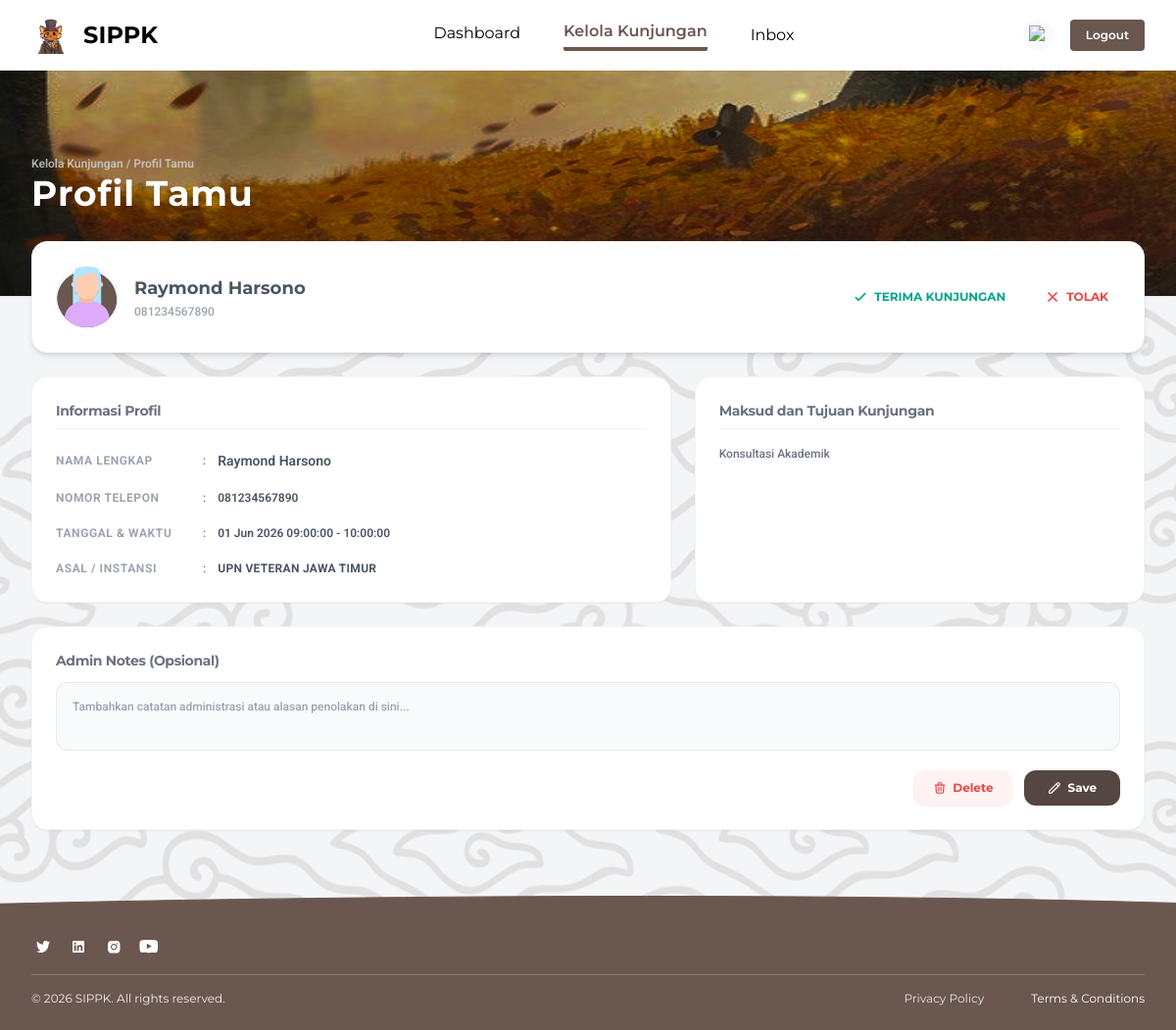
The app's page /detailkunjungan.php?id=1 with its own data.
### tables this page shows
CREATE TABLE IF NOT EXISTS kunjungan (
    id INT UNSIGNED AUTO_INCREMENT PRIMARY KEY,
    nama_pengunjung VARCHAR(100) NOT NULL,
    no_telp VARCHAR(20) NOT NULL,
    instansi VARCHAR(150),
    keperluan VARCHAR(100) NOT NULL,
    tujuan TEXT NOT NULL,
    tanggal DATE NOT NULL,
    waktu_mulai TIME NOT NULL,
    waktu_selesai TIME NOT NULL,
    email VARCHAR(255) NOT NULL,
    status ENUM(
        'menunggu',
        'disetujui',
        'ditolak',
        'selesai'
    ) DEFAULT 'menunggu',
    created_at TIMESTAMP DEFAULT CURRENT_TIMESTAMP,
    updated_at TIMESTAMP DEFAULT CURRENT_TIMESTAMP
        ON UPDATE CURRENT_TIMESTAMP,
    notes TEXT NULL
);

### detailkunjungan.php (the view, shortened to what this page needs)
<?php
require_once 'config.php';
$id_kunjungan = isset($_GET['id'])
    ? (int) $_GET['id']
    : 0;
$stmt = $conn->prepare("
    SELECT *
    FROM kunjungan
    WHERE id = ?
");
$stmt->bind_param(
    "i",
    $id_kunjungan
);
$stmt->execute();
$data = $stmt
    ->get_result()
    ->fetch_assoc();
?>
<!DOCTYPE html>
<html lang="id">
<head>
    <script src="https://cdn.tailwindcss.com"></script>
</head>
<body class="bg-[#f3f4f6] min-h-screen w-full flex flex-col font-montserrat antialiased overflow-x-hidden relative">
    <div class="absolute top-0 left-0 w-full h-full z-0 overflow-hidden pointer-events-none">
    </div>
    <nav class="relative z-30 w-full h-[72px] bg-white shadow-sm flex justify-center items-center px-4 md:px-8">
        <div class="w-full max-w-[1400px] flex justify-between items-center">
            <div class="flex items-center gap-3.5">
                <img class="w-[39px] h-[37px] object-contain" src="image/Logo.png" alt="Logo" />
                <span class="font-bold text-black text-2xl tracking-[0.10px]">SIPPK</span>
            </div>
            <div class="hidden md:flex items-center gap-11 font-normal text-black text-base mx-auto pl-12">
                <a href="dashboard.php" class="hover:text-[#6a5750] hover:font-semibold hover:border-b-4 hover:border-[#6a5750] hover:rounded-sm pb-1 transition">Dashboard</a>
                <a href="kelolakunjungan.php" class="font-semibold text-[#6a5750] border-b-4 rounded-sm border-[#6a5750] pb-1">Kelola Kunjungan</a>
                <a href="inbox.php" class="hover:text-[#6a5750] hover:font-semibold hover:border-b-4 hover:border-[#6a5750] hover:rounded-sm transition">Inbox</a>
            </div>
            <div class="flex items-center gap-4">
                <button id="btn-sidebar-trigger" class="relative p-1.5 bg-gray-50 hover:bg-gray-100 rounded-full transition flex items-center justify-center">
                    <img src="image/lonceng.svg" alt="Notifikasi" class="w-5 h-5 object-contain" />
                </button>
                <a href="logout.php" class="bg-[#6a5750] hover:bg-[#574741] text-white text-xs font-semibold px-4 py-2 rounded transition shadow-sm">
                    Logout
                </a>
            </div>
        </div>
    </nav>
    <div class="relative z-10 w-full h-[160px] md:h-[230px] overflow-hidden shadow-sm flex items-center">
        <img class="absolute inset-0 w-full h-full object-cover z-0" src="image/hero-detail.svg" alt="Background Hero" />
        <div class="relative z-10 w-full max-w-[1200px] mx-auto text-left px-4 md:px-8">
            <span class="text-xs font-semibold text-gray-300 opacity-80 block mb-1 font-roboto">Kelola Kunjungan / Profil Tamu</span>
            <h1 class="font-bold text-white text-2xl sm:text-3xl md:text-[36px] tracking-wide leading-tight drop-shadow-md">
                Profil Tamu
            </h1>
        </div>
    </div>
    <main class="relative z-10 w-full max-w-[1200px] mx-auto px-4 md:px-8 -mt-10 md:-mt-14 pb-16 flex flex-col gap-6 justify-start">
        <div class="bg-white rounded-2xl shadow-md border border-gray-100 p-5 md:p-6 flex flex-col sm:flex-row justify-between items-center gap-4">
            <div class="flex items-center gap-4 w-full sm:w-auto">
                <div class="w-16 h-16 rounded-full overflow-hidden flex-shrink-0 border border-gray-100 shadow-sm flex items-center justify-center">
                    <img src="image/avatar-profile.svg" alt="Foto Profil" class="w-full h-full object-cover" />
                </div>
                <div class="flex flex-col min-w-0">
                    <h2 class="text-lg font-bold text-gray-600 truncate"><?= htmlspecialchars($data['nama_pengunjung']) ?></h2>
                    <span class="text-xs font-medium text-gray-400 truncate font-roboto mt-0.5"><?= htmlspecialchars($data['no_telp']) ?></span>
                </div>
            </div>
            <div class="w-full sm:w-auto">
                <form method="POST" class="flex items-center gap-4 w-full sm:w-auto justify-end text-xs font-bold font-montserrat">
                    <button type="submit" name="action" value="terima" class="flex items-center gap-1.5 text-[#00a884] hover:opacity-80 transition py-2 px-3 rounded-lg">
                        <svg class="w-4 h-4" fill="none" stroke="currentColor" viewBox="0 0 24 24"><path stroke-linecap="round" stroke-linejoin="round" stroke-width="2.5" d="M5 13l4 4L19 7"></path></svg>
                        TERIMA KUNJUNGAN
                    </button>
                    <button type="submit" name="action" value="tolak" class="flex items-center gap-1.5 text-[#ef4444] hover:opacity-80 transition py-2 px-3 rounded-lg">
                        <svg class="w-4 h-4" fill="none" stroke="currentColor" viewBox="0 0 24 24"><path stroke-linecap="round" stroke-linejoin="round" stroke-width="2.5" d="M6 18L18 6M6 6l12 12"></path></svg>
                        TOLAK
                    </button>
                </form>
            </div>
        </div>
        <div class="grid grid-cols-1 lg:grid-cols-12 gap-6">
            <div class="lg:col-span-7 bg-white p-6 rounded-2xl shadow-sm border border-gray-100 flex flex-col gap-5">
                <h3 class="text-sm font-bold text-gray-500 tracking-tight border-b border-gray-100 pb-2">Informasi Profil</h3>
                <div class="flex flex-col gap-4 text-xs font-medium font-roboto">
                    <div class="flex flex-col sm:flex-row sm:items-center py-0.5">
                        <span class="text-gray-400 font-bold uppercase tracking-wider w-full sm:w-[150px] flex-shrink-0">Nama Lengkap</span>
                        <span class="text-gray-500 font-medium hidden sm:inline mr-3">:</span>
                        <span class="text-gray-600 font-semibold text-sm mt-0.5 sm:mt-0"><?= htmlspecialchars($data['nama_pengunjung']) ?></span>
                    </div>
                    <div class="flex flex-col sm:flex-row sm:items-center py-0.5">
                        <span class="text-gray-400 font-bold uppercase tracking-wider w-full sm:w-[150px] flex-shrink-0">Nomor Telepon</span>
                        <span class="text-gray-500 font-medium hidden sm:inline mr-3">:</span>
                        <span class="text-gray-600 font-semibold mt-0.5 sm:mt-0"><?= htmlspecialchars($data['no_telp']) ?></span>
                    </div>
                    <div class="flex flex-col sm:flex-row sm:items-center py-0.5">
                        <span class="text-gray-400 font-bold uppercase tracking-wider w-full sm:w-[150px] flex-shrink-0">Tanggal & Waktu</span>
                        <span class="text-gray-500 font-medium hidden sm:inline mr-3">:</span>
                        <span class="text-gray-600 font-semibold mt-0.5 sm:mt-0"><?= date('d M Y', strtotime($data['tanggal'])) ?>
                        <?= htmlspecialchars($data['waktu_mulai']) ?>
                        -
                        <?= htmlspecialchars($data['waktu_selesai']) ?></span>
                    </div>
                    <div class="flex flex-col sm:flex-row sm:items-center py-0.5">
                        <span class="text-gray-400 font-bold uppercase tracking-wider w-full sm:w-[150px] flex-shrink-0">Asal / Instansi</span>
                        <span class="text-gray-500 font-medium hidden sm:inline mr-3">:</span>
                        <span class="text-gray-600 font-bold uppercase mt-0.5 sm:mt-0 tracking-wide truncate"><?= htmlspecialchars($data['instansi']) ?></span>
                    </div>
                </div>
            </div>
            <div class="lg:col-span-5 bg-white p-6 rounded-2xl shadow-sm border border-gray-100 flex flex-col gap-4">
                <h3 class="text-sm font-bold text-gray-500 tracking-tight border-b border-gray-100 pb-2">Maksud dan Tujuan Kunjungan</h3>
                <p class="text-xs font-medium text-gray-500 font-roboto leading-relaxed text-justify">
                    <?= htmlspecialchars($data['keperluan']) ?>
                </p>
            </div>
        </div>
        <div class="bg-white p-6 rounded-2xl shadow-sm border border-gray-100 flex flex-col gap-3">
            <h3 class="text-sm font-bold text-gray-500 tracking-tight">Admin Notes (Opsional)</h3>
            <form id="form-admin-notes" method="POST" class="flex flex-col gap-3">
                <textarea name="notes" class="w-full min-h-[70px] text-xs font-medium text-gray-500 font-roboto bg-[#f9fafb] border border-gray-200/80 rounded-xl p-4 focus:outline-none focus:ring-1 focus:ring-[#6a5750] transition resize-none" placeholder="Tambahkan catatan administrasi atau alasan penolakan di sini..."><?= htmlspecialchars($data['notes'] ?? '') ?></textarea>
                <div class="flex justify-end gap-3 mt-2 text-xs font-bold">
                    <button type="submit" name="action" value="delete" class="bg-red-50 text-red-500 hover:bg-red-100 transition px-5 py-2.5 rounded-xl flex items-center gap-1.5 shadow-sm">
                        <svg class="w-3.5 h-3.5" fill="none" stroke="currentColor" viewBox="0 0 24 24"><path stroke-linecap="round" stroke-linejoin="round" stroke-width="2" d="M19 7l-.867 12.142A2 2 0 0116.138 21H7.862a2 2 0 01-1.995-1.858L5 7m5 4v6m4-6v6m1-10V4a1 1 0 00-1-1h-4a1 1 0 00-1 1v3M4 7h16"></path></svg>
                        Delete
                    </button>
                    <button type="submit" name="action" value="save" class="bg-[#564641] text-white hover:bg-[#463834] transition px-6 py-2.5 rounded-xl flex items-center gap-1.5 shadow-sm">
                        <svg class="w-3.5 h-3.5" fill="none" stroke="currentColor" viewBox="0 0 24 24"><path stroke-linecap="round" stroke-linejoin="round" stroke-width="2" d="M15.232 5.232l3.536 3.536m-2.036-5.036a2.5 2.5 0 113.536 3.536L6.5 21.036H3v-3.572L16.732 3.732z"></path></svg>
                        Save
                    </button>
                </div>
            </form>
        </div>
    </main>
    <footer class="relative w-full min-h-[140px] mt-auto z-10 flex flex-col justify-end overflow-hidden">
        <img class="absolute bottom-0 left-0 w-full h-[115%] object-cover z-0 pointer-events-none transform translate-y-6" src="image/vector-1.svg" alt="Footer Wave" />
        <div class="relative z-10 w-full max-w-[1200px] mx-auto px-6 md:px-8 pb-6 flex flex-col gap-4">
            <div class="flex gap-3 justify-center md:justify-start">
                <a href="https://x.com/BillGates" class="hover:opacity-80 transition"><img class="w-[24px] h-[24px]" src="image/twitter-icon.svg" alt="Twitter" /></a>
                <a href="https://www.linkedin.com/in/williamhgates" class="hover:opacity-80 transition"><img class="w-[24px] h-[24px]" src="image/linkedin-icon.svg" alt="Linkedin" /></a>
                <a href="https://www.instagram.com/thisisbillgates" class="hover:opacity-80 transition"><img class="w-[24px] h-[24px]" src="image/instagram-icon.svg" alt="Instagram" /></a>
                <a href="https://www.youtube.com/billgates" class="hover:opacity-80 transition"><img class="w-[24px] h-[24px]" src="image/youtube-icon.svg" alt="Youtube" /></a>
            </div>
            <div class="w-full h-[1px] bg-white opacity-20"></div>
            <div class="flex flex-col md:flex-row justify-between items-center gap-3 text-xs font-normal text-white">
                <p class="opacity-90">© 2026 SIPPK. All rights reserved.</p>
                <div class="flex gap-6 md:gap-12">
                    <a href="https://www.whatsapp.com/legal/privacy-policy?lang=id" class="text-gray-200 hover:text-white transition">Privacy Policy</a>
                    <a href="https://www.whatsapp.com/legal/terms-of-service" class="text-white hover:underline transition">Terms & Conditions</a>
                </div>
            </div>
        </div>
    </footer>
</body>
</html>

### records on screen
kunjungan: nama_pengunjung "Raymond Harsono", no_telp "081234567890", tanggal "01 Jun 2026", waktu_mulai "09:00:00", waktu_selesai "10:00:00", instansi "UPN VETERAN JAWA TIMUR", keperluan "Konsultasi Akademik"
